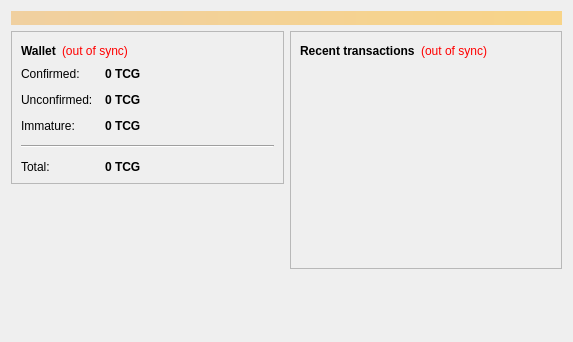
<?xml version="1.0" encoding="UTF-8"?>
<ui version="4.0">
 <class>OverviewPage</class>
 <widget class="QWidget" name="OverviewPage">
  <property name="geometry">
   <rect>
    <x>0</x>
    <y>0</y>
    <width>573</width>
    <height>342</height>
   </rect>
  </property>
  <property name="windowTitle">
   <string>Form</string>
  </property>
  <layout class="QVBoxLayout" name="topLayout">
   <item>
    <widget class="QLabel" name="labelAlerts">
     <property name="visible">
      <bool>false</bool>
     </property>
     <property name="styleSheet">
      <string notr="true">background-color: qlineargradient(x1: 0, y1: 0, x2: 1, y2: 0, stop:0 #F0D0A0, stop:1 #F8D488); color:#000000;</string>
     </property>
     <property name="wordWrap">
      <bool>true</bool>
     </property>
     <property name="margin">
      <number>3</number>
     </property>
    </widget>
   </item>
   <item>
    <layout class="QHBoxLayout" name="horizontalLayout" stretch="1,1">
     <item>
      <layout class="QVBoxLayout" name="verticalLayout_2">
       <item>
        <widget class="QFrame" name="frame">
         <property name="frameShape">
          <enum>QFrame::StyledPanel</enum>
         </property>
         <property name="frameShadow">
          <enum>QFrame::Raised</enum>
         </property>
         <layout class="QVBoxLayout" name="verticalLayout_4">
          <item>
           <layout class="QHBoxLayout" name="horizontalLayout_4">
            <item>
             <widget class="QLabel" name="label_5">
              <property name="font">
               <font>
                <weight>75</weight>
                <bold>true</bold>
               </font>
              </property>
              <property name="text">
               <string>Wallet</string>
              </property>
             </widget>
            </item>
            <item>
             <widget class="QLabel" name="labelWalletStatus">
              <property name="toolTip">
               <string>The displayed information may be out of date. Your wallet automatically synchronizes with the TychoClassicGold network after a connection is established, but this process has not completed yet.</string>
              </property>
              <property name="styleSheet">
               <string notr="true">QLabel { color: red; }</string>
              </property>
              <property name="text">
               <string notr="true">(out of sync)</string>
              </property>
              <property name="alignment">
               <set>Qt::AlignLeading|Qt::AlignLeft|Qt::AlignVCenter</set>
              </property>
             </widget>
            </item>
            <item>
             <spacer name="horizontalSpacer_2">
              <property name="orientation">
               <enum>Qt::Horizontal</enum>
              </property>
              <property name="sizeHint" stdset="0">
               <size>
                <width>40</width>
                <height>20</height>
               </size>
              </property>
             </spacer>
            </item>
           </layout>
          </item>
          <item>
           <layout class="QFormLayout" name="formLayout_2">
            <property name="fieldGrowthPolicy">
             <enum>QFormLayout::AllNonFixedFieldsGrow</enum>
            </property>
            <property name="horizontalSpacing">
             <number>12</number>
            </property>
            <property name="verticalSpacing">
             <number>12</number>
            </property>
            <item row="0" column="0">
             <widget class="QLabel" name="label">
              <property name="text">
               <string>Confirmed:</string>
              </property>
             </widget>
            </item>
            <item row="0" column="1">
             <widget class="QLabel" name="labelBalance">
              <property name="font">
               <font>
                <weight>75</weight>
                <bold>true</bold>
               </font>
              </property>
              <property name="cursor">
               <cursorShape>IBeamCursor</cursorShape>
              </property>
              <property name="toolTip">
               <string>Your current spendable balance</string>
              </property>
              <property name="text">
               <string notr="true">0 TCG</string>
              </property>
              <property name="textInteractionFlags">
               <set>Qt::LinksAccessibleByMouse|Qt::TextSelectableByKeyboard|Qt::TextSelectableByMouse</set>
              </property>
             </widget>
            </item>
            <item row="1" column="0">
             <widget class="QLabel" name="label_3">
              <property name="text">
               <string>Unconfirmed:</string>
              </property>
             </widget>
            </item>
            <item row="1" column="1">
             <widget class="QLabel" name="labelUnconfirmed">
              <property name="font">
               <font>
                <weight>75</weight>
                <bold>true</bold>
               </font>
              </property>
              <property name="cursor">
               <cursorShape>IBeamCursor</cursorShape>
              </property>
              <property name="toolTip">
               <string>Total of transactions that have yet to be confirmed, and do not yet count toward the spendable balance</string>
              </property>
              <property name="text">
               <string notr="true">0 TCG</string>
              </property>
              <property name="textInteractionFlags">
               <set>Qt::LinksAccessibleByMouse|Qt::TextSelectableByKeyboard|Qt::TextSelectableByMouse</set>
              </property>
             </widget>
            </item>
            <item row="2" column="0">
             <widget class="QLabel" name="labelImmatureText">
              <property name="text">
               <string>Immature:</string>
              </property>
             </widget>
            </item>
            <item row="2" column="1">
             <widget class="QLabel" name="labelImmature">
              <property name="font">
               <font>
                <weight>75</weight>
                <bold>true</bold>
               </font>
              </property>
              <property name="toolTip">
               <string>Mined balance that has not yet matured</string>
              </property>
              <property name="text">
               <string notr="true">0 TCG</string>
              </property>
              <property name="textInteractionFlags">
               <set>Qt::LinksAccessibleByMouse|Qt::TextSelectableByKeyboard|Qt::TextSelectableByMouse</set>
              </property>
             </widget>
            </item>
            <item row="4" column="0">
             <widget class="QLabel" name="labelTotalText">
              <property name="text">
               <string>Total:</string>
              </property>
             </widget>
            </item>
            <item row="4" column="1">
             <widget class="QLabel" name="labelTotal">
              <property name="font">
               <font>
                <weight>75</weight>
                <bold>true</bold>
               </font>
              </property>
              <property name="cursor">
               <cursorShape>IBeamCursor</cursorShape>
              </property>
              <property name="toolTip">
               <string>Your current total balance</string>
              </property>
              <property name="text">
               <string notr="true">0 TCG</string>
              </property>
              <property name="textInteractionFlags">
               <set>Qt::LinksAccessibleByMouse|Qt::TextSelectableByKeyboard|Qt::TextSelectableByMouse</set>
              </property>
             </widget>
            </item>
            <item row="3" column="0" colspan="2">
             <widget class="Line" name="line">
              <property name="orientation">
               <enum>Qt::Horizontal</enum>
              </property>
             </widget>
            </item>
           </layout>
          </item>
         </layout>
        </widget>
       </item>
       <item>
        <spacer name="verticalSpacer">
         <property name="orientation">
          <enum>Qt::Vertical</enum>
         </property>
         <property name="sizeHint" stdset="0">
          <size>
           <width>20</width>
           <height>40</height>
          </size>
         </property>
        </spacer>
       </item>
      </layout>
     </item>
     <item>
      <layout class="QVBoxLayout" name="verticalLayout_3">
       <item>
        <widget class="QFrame" name="frame_2">
         <property name="frameShape">
          <enum>QFrame::StyledPanel</enum>
         </property>
         <property name="frameShadow">
          <enum>QFrame::Raised</enum>
         </property>
         <layout class="QVBoxLayout" name="verticalLayout">
          <item>
           <layout class="QHBoxLayout" name="horizontalLayout_2">
            <item>
             <widget class="QLabel" name="label_4">
              <property name="text">
               <string>&lt;b&gt;Recent transactions&lt;/b&gt;</string>
              </property>
             </widget>
            </item>
            <item>
             <widget class="QLabel" name="labelTransactionsStatus">
              <property name="toolTip">
               <string>The displayed information may be out of date. Your wallet automatically synchronizes with the TychoClassicGold network after a connection is established, but this process has not completed yet.</string>
              </property>
              <property name="styleSheet">
               <string notr="true">QLabel { color: red; }</string>
              </property>
              <property name="text">
               <string notr="true">(out of sync)</string>
              </property>
              <property name="alignment">
               <set>Qt::AlignRight|Qt::AlignTrailing|Qt::AlignVCenter</set>
              </property>
             </widget>
            </item>
            <item>
             <spacer name="horizontalSpacer">
              <property name="orientation">
               <enum>Qt::Horizontal</enum>
              </property>
              <property name="sizeHint" stdset="0">
               <size>
                <width>40</width>
                <height>20</height>
               </size>
              </property>
             </spacer>
            </item>
           </layout>
          </item>
          <item>
           <widget class="QListView" name="listTransactions">
            <property name="styleSheet">
             <string notr="true">QListView { background: transparent; }</string>
            </property>
            <property name="frameShape">
             <enum>QFrame::NoFrame</enum>
            </property>
            <property name="verticalScrollBarPolicy">
             <enum>Qt::ScrollBarAlwaysOff</enum>
            </property>
            <property name="horizontalScrollBarPolicy">
             <enum>Qt::ScrollBarAlwaysOff</enum>
            </property>
            <property name="selectionMode">
             <enum>QAbstractItemView::NoSelection</enum>
            </property>
           </widget>
          </item>
         </layout>
        </widget>
       </item>
       <item>
        <spacer name="verticalSpacer_2">
         <property name="orientation">
          <enum>Qt::Vertical</enum>
         </property>
         <property name="sizeHint" stdset="0">
          <size>
           <width>20</width>
           <height>40</height>
          </size>
         </property>
        </spacer>
       </item>
      </layout>
     </item>
    </layout>
   </item>
  </layout>
 </widget>
 <resources/>
 <connections/>
</ui>
